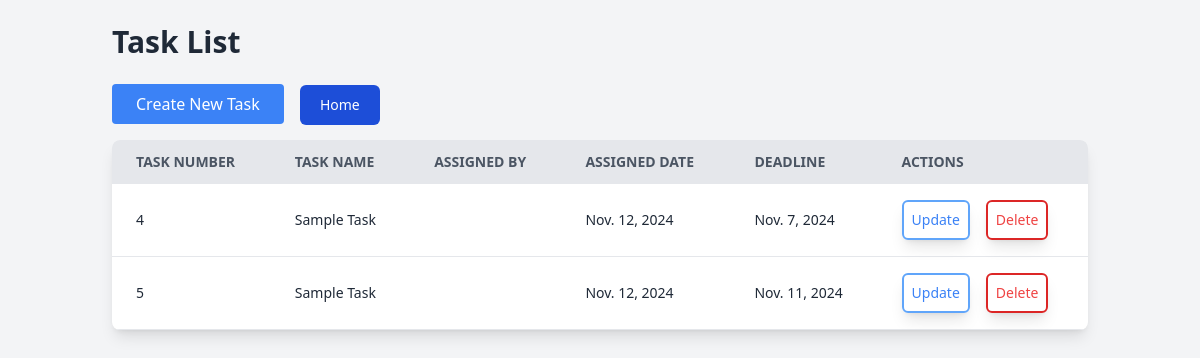
/api/task/, run on an earlier commit of the app's database.
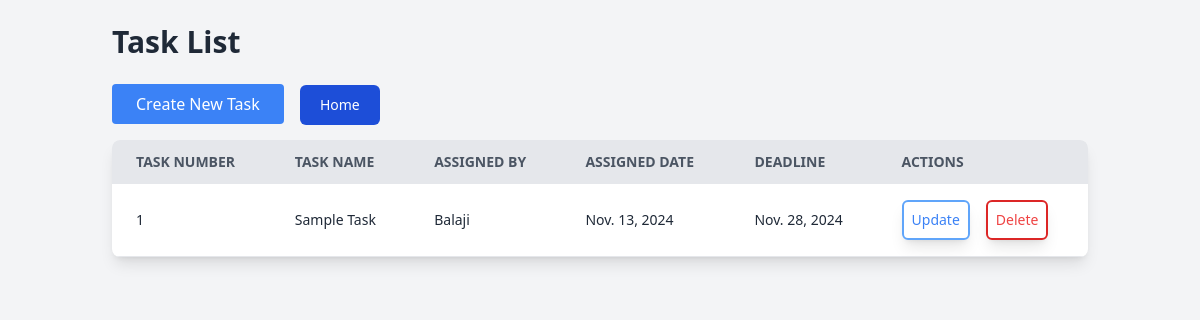
And on a later commit of the database.
### tasks/models.py (models this page shows, shortened)
class Task(models.Model):
    taskNumber = models.AutoField(primary_key=True)
    taskName = models.CharField(max_length=100, default="Sample Task")
    taskDescription = models.TextField(default="No Description")
    assignedBy = models.ForeignKey(
        Employee, related_name="assigned_tasks", on_delete=models.CASCADE
    )
    assignedDate = models.DateField(auto_now_add=True)
    deadline = models.DateField()

class Employee(models.Model):
    empId = models.IntegerField(unique=True)
    empName = models.CharField(max_length=100)
    phoneNumber = models.CharField(max_length=15)
    emailId = models.EmailField()
    designation = models.CharField(max_length=50)

### tasks/views.py (the view)
# urls.py: path("", views.task_list, name="task_list"),
def task_list(request):
    tasks = Task.objects.all()
    return render(request, "task_list.html", {"tasks": tasks})

### templates/task_list.html (shortened to what this page needs)
<!DOCTYPE html>
<html lang="en">
<head>
    <script src="https://cdn.tailwindcss.com"></script>
</head>
<body class="bg-gray-100 font-sans">
    <div class="container mx-auto p-6">
        <h1 class="text-3xl font-bold text-gray-800 mb-6">Task List</h1>
        <a href="{% url 'create_task' %}" class="bg-blue-500 text-white px-6 py-2 rounded hover:bg-blue-600 mb-4 inline-block">
            Create New Task
        </a>
        <button type="button" onclick="window.location.href='{% url 'home' %}'" class="text-white bg-blue-700 hover:bg-blue-800 focus:outline-none focus:ring-4 focus:ring-blue-300 font-medium rounded-md ml-3 text-sm px-5 py-2.5 text-center mr-2 mb-2 dark:bg-blue-600 dark:hover:bg-blue-700 dark:focus:ring-blue-800">Home</button>
        <div class="overflow-x-auto bg-white shadow-lg rounded-lg">
            <table class="min-w-full text-left table-auto">
                <thead class="bg-gray-200 text-gray-600">
                    <tr>
                        <th class="px-6 py-3 text-sm font-semibold uppercase">Task Number</th>
                        <th class="px-6 py-3 text-sm font-semibold uppercase">Task Name</th>
                        <th class="px-6 py-3 text-sm font-semibold uppercase">Assigned By</th>
                        <th class="px-6 py-3 text-sm font-semibold uppercase">Assigned Date</th>
                        <th class="px-6 py-3 text-sm font-semibold uppercase">Deadline</th>
                        <th class="px-6 py-3 text-sm font-semibold uppercase">Actions</th>
                    </tr>
                </thead>
                <tbody>
                    {% for task in tasks %}
                    <tr class="border-b border-gray-200">
                        <td class="px-6 py-4 text-sm text-gray-800">{{ task.taskNumber }}</td>
                        <td class="px-6 py-4 text-sm text-gray-800">{{ task.taskName }}</td>
                        <td class="px-6 py-4 text-sm text-gray-800">{{ task.assignedBy.empName }}</td>
                        <td class="px-6 py-4 text-sm text-gray-800">{{ task.assignedDate }}</td>
                        <td class="px-6 py-4 text-sm text-gray-800">{{ task.deadline }}</td>
                        <td class="px-6 py-4 text-sm text-gray-800 flex space-x-4">
                            <a href="{% url 'update_task' task.pk %}" class="text-blue-500 p-2 rounded-md border-solid border-2 border-blue-400 shadow-lg hover:text-blue-700">
                                Update
                            </a>
                            <form action="{% url 'delete_task' task.pk %}" method="POST" class="inline">
                                <button type="submit" class="text-red-500 rounded-md border-solid border-2 border-red-600 p-2 shadow-lg hover:text-red-700">
                                    Delete
                                </button>
                            </form>
                        </td>
                    </tr>
                    {% endfor %}
                </tbody>
            </table>
        </div>
    </div>
</body>
</html>

What changed in the data, as far as the page shows it:
removed Task: taskNumber "4", taskName "Sample Task", assignedDate "Nov. 12, 2024", deadline "Nov. 7, 2024"
removed Task: taskNumber "5", taskName "Sample Task", assignedDate "Nov. 12, 2024", deadline "Nov. 11, 2024"
added Task: taskNumber "1", taskName "Sample Task", assignedBy.empName "Balaji", assignedDate "Nov. 13, 2024", deadline "Nov. 28, 2024"
